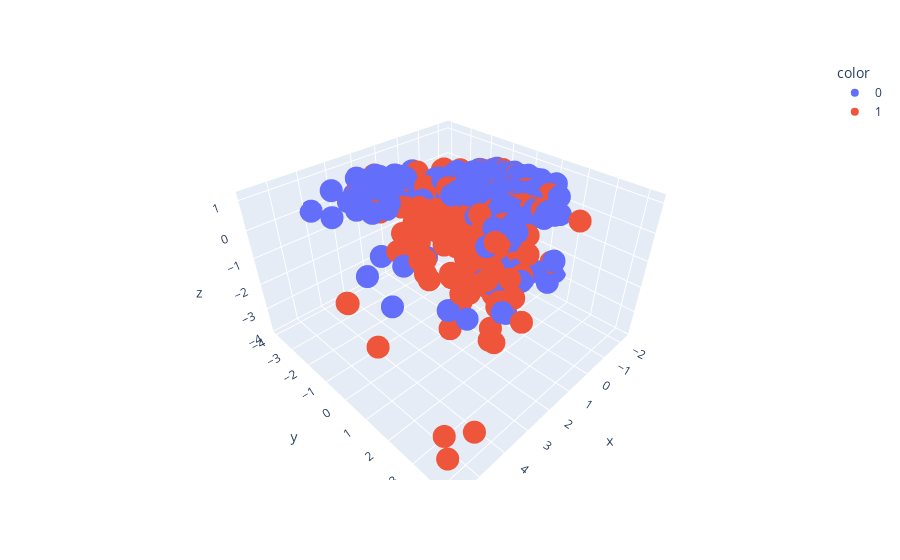

The code cell stored with this chart in its notebook:
### Code cell
import plotly.express as px
y_train_trf=y_train.astype(str)
fig =px.scatter_3d(x=X_train_pca[:,0],y=X_train_pca[:,1],z=X_train_pca[:,2],color=y_train_trf)
fig.show()

### Figure 1 — Plotly figure (JSON) as saved in the notebook; plotly's stock layout.template omitted (floating-point values rounded to 4 significant figures; data arrays with more than 128 entries replaced by an {"elided": "..."} marker saying what was removed)
{"data": [{"hovertemplate": "color=0<br>x=%{x}<br>y=%{y}<br>z=%{z}<extra></extra>", "legendgroup": "0", "marker": {"color": "#636efa", "symbol": "circle"}, "mode": "markers", "name": "0", "scene": "scene", "showlegend": true, "type": "scatter3d", "x": {"elided": "444 float values"}, "y": {"elided": "444 float values"}, "z": {"elided": "444 float values"}}, {"hovertemplate": "color=1<br>x=%{x}<br>y=%{y}<br>z=%{z}<extra></extra>", "legendgroup": "1", "marker": {"color": "#EF553B", "symbol": "circle"}, "mode": "markers", "name": "1", "scene": "scene", "showlegend": true, "type": "scatter3d", "x": {"elided": "268 float values"}, "y": {"elided": "268 float values"}, "z": {"elided": "268 float values"}}], "layout": {"legend": {"title": {"text": "color"}, "tracegroupgap": 0}, "margin": {"t": 60}, "scene": {"domain": {"x": [0, 1], "y": [0, 1]}, "xaxis": {"title": {"text": "x"}}, "yaxis": {"title": {"text": "y"}}, "zaxis": {"title": {"text": "z"}}}}}
